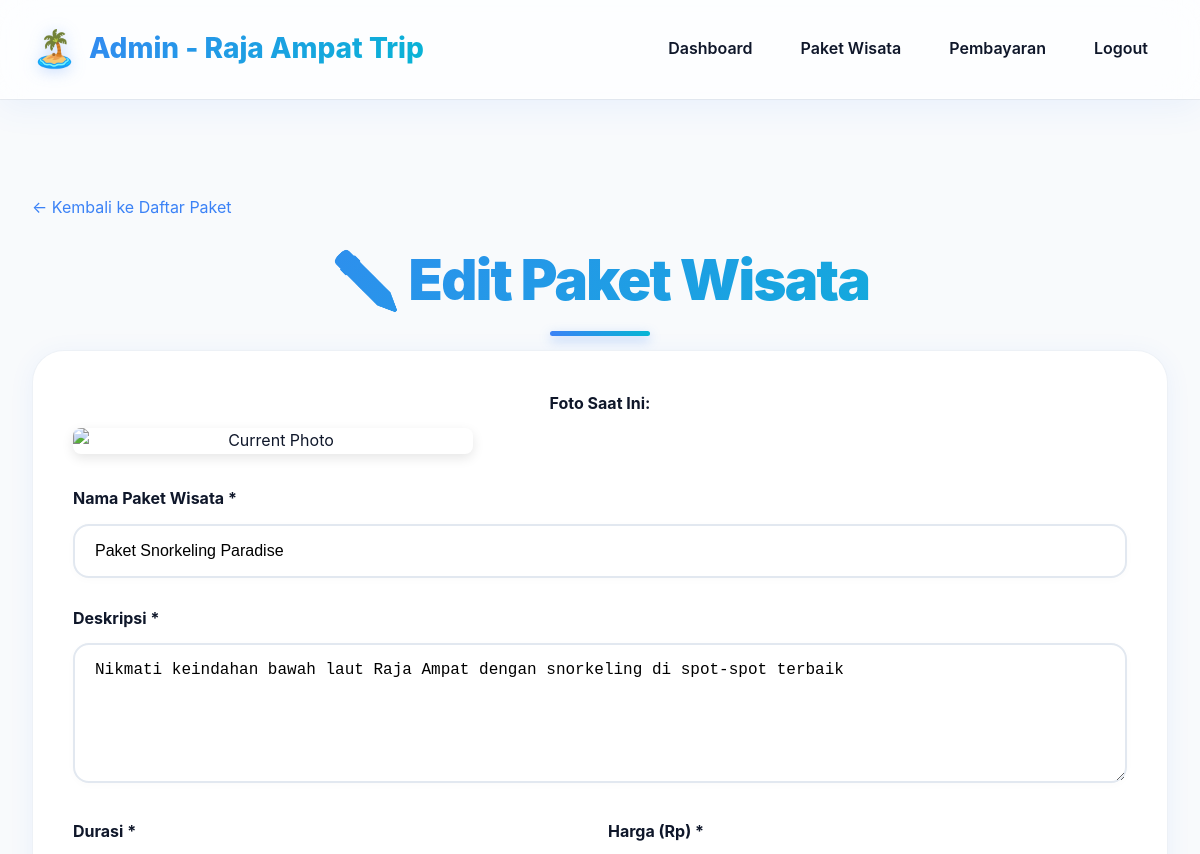
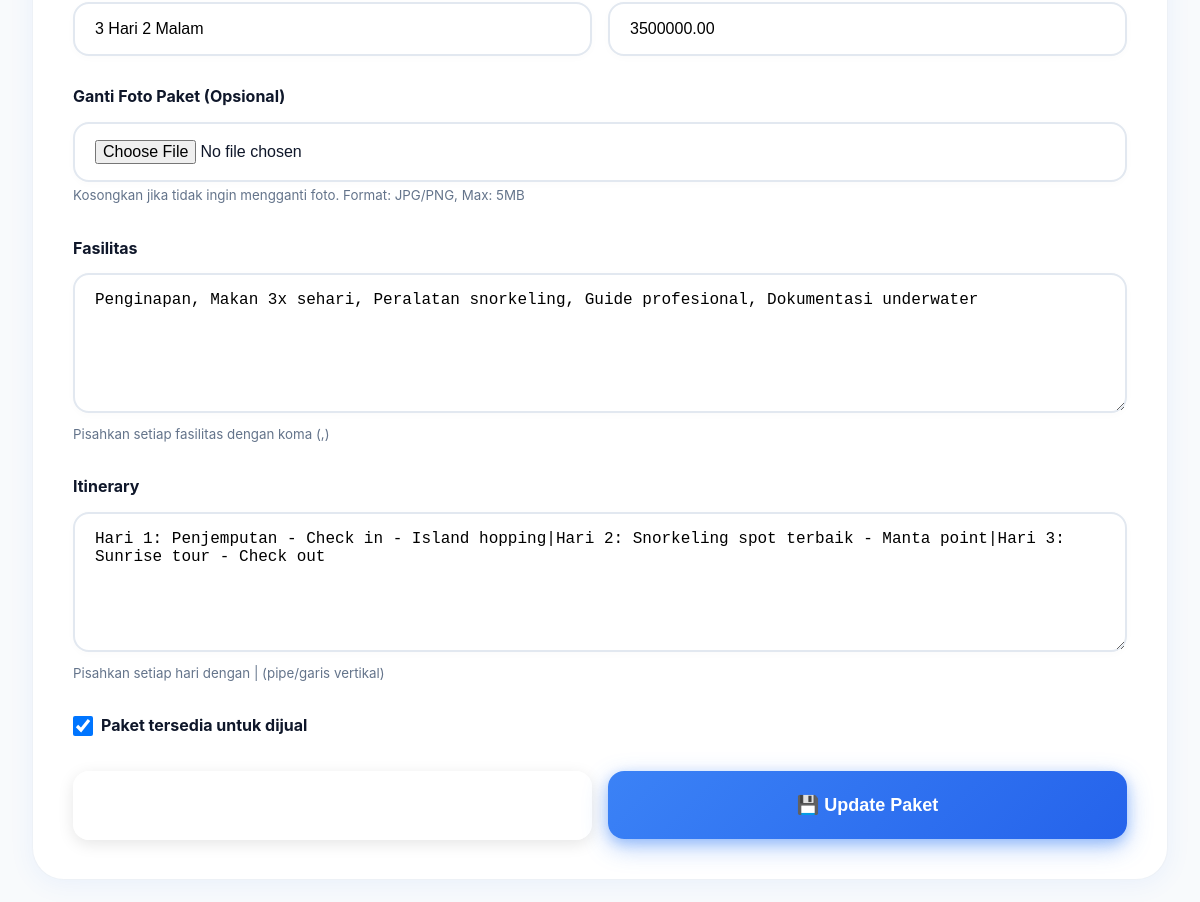
Page /admin/paket-edit.php?id=1 (signed in, upper part) on the earlier database version (2 pictures, top to bottom).
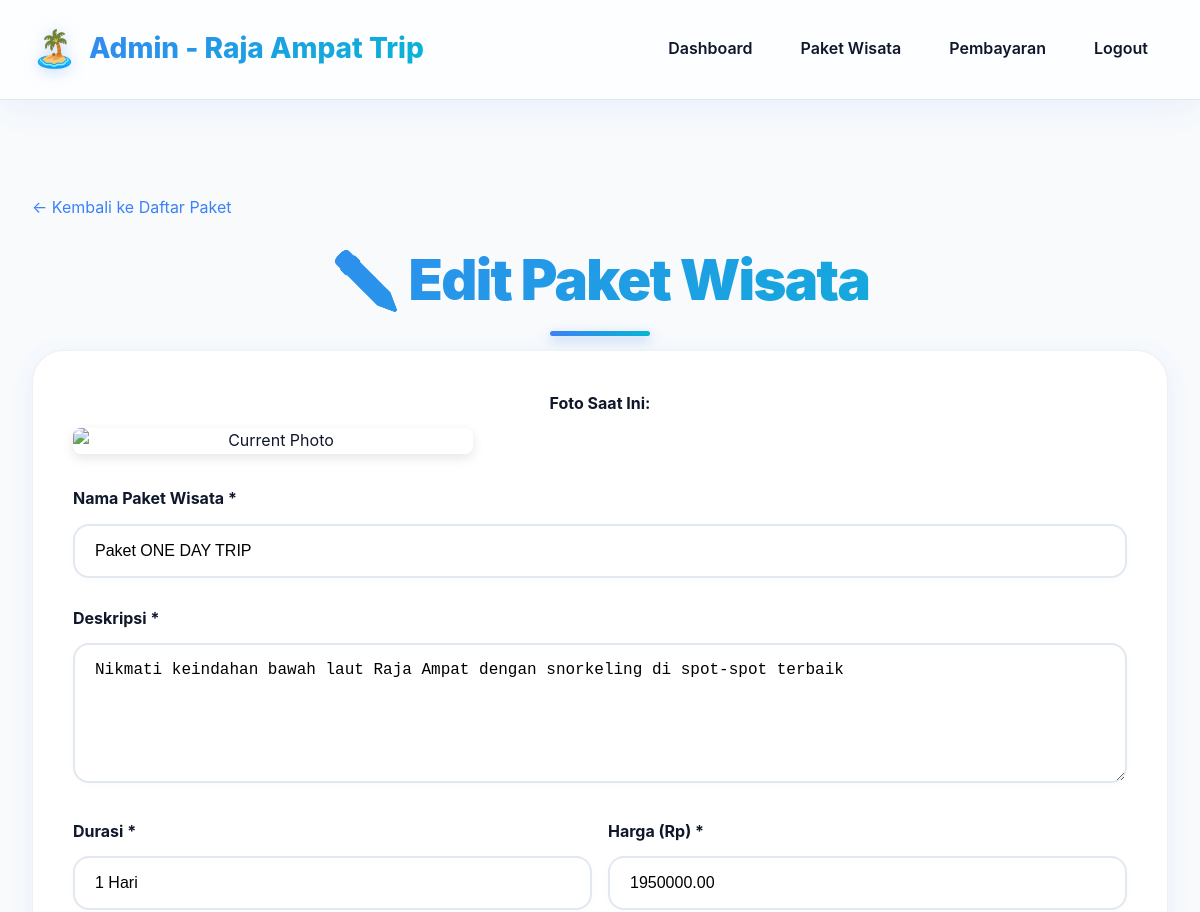
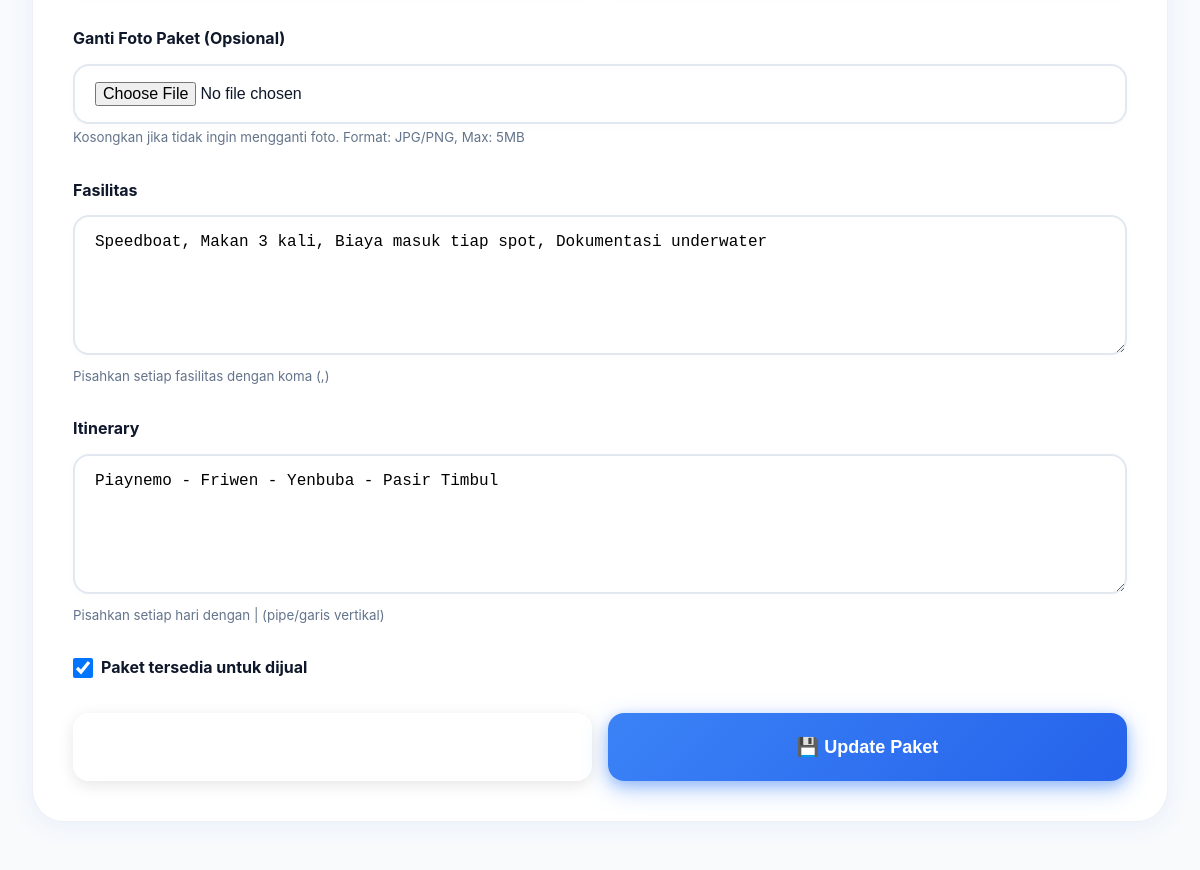
Same page on the later database version (2 pictures, top to bottom).
### tables this page shows
CREATE TABLE IF NOT EXISTS paket_wisata (
    id INT AUTO_INCREMENT PRIMARY KEY,
    nama_paket VARCHAR(200) NOT NULL,
    deskripsi TEXT,
    durasi VARCHAR(50),
    harga DECIMAL(12,2) NOT NULL,
    foto VARCHAR(255),
    fasilitas TEXT,
    itinerary TEXT,
    tersedia BOOLEAN DEFAULT 1,
    created_at TIMESTAMP DEFAULT CURRENT_TIMESTAMP,
    updated_at TIMESTAMP DEFAULT CURRENT_TIMESTAMP ON UPDATE CURRENT_TIMESTAMP
);

### admin/paket-edit.php (the view, shortened to what the changed rows need)
<?php
require_once '../includes/config.php';
$id = $_GET['id'] ?? 0;
$stmt = $pdo->prepare("SELECT * FROM paket_wisata WHERE id = ?");
$stmt->execute([$id]);
$package = $stmt->fetch();
?>
<!DOCTYPE html>
<html lang="id">
<head>
    <link rel="stylesheet" href="../public/assets/css/style.css">
</head>
<body>
    <section class="section">
        <div class="container">
            <h2 class="section-title">✏️ Edit Paket Wisata</h2>
            <div class="detail-info">
                <form method="POST" enctype="multipart/form-data">
                    <div class="form-group">
                        <label class="form-label">Nama Paket Wisata *</label>
                        <input type="text" name="nama_paket" class="form-control"
                               placeholder="Contoh: Paket Snorkeling Paradise" required
                               value="<?= htmlspecialchars($_POST['nama_paket'] ?? $package['nama_paket']) ?>">
                    </div>
                    <div class="form-group">
                        <label class="form-label">Deskripsi *</label>
                        <textarea name="deskripsi" class="form-control" required
                                  placeholder="Jelaskan tentang paket wisata ini..."><?= htmlspecialchars($_POST['deskripsi'] ?? $package['deskripsi']) ?></textarea>
                    </div>
                    <div style="display: grid; grid-template-columns: 1fr 1fr; gap: 1rem;">
                        <div class="form-group">
                            <label class="form-label">Durasi *</label>
                            <input type="text" name="durasi" class="form-control"
                                   placeholder="Contoh: 3 Hari 2 Malam" required
                                   value="<?= htmlspecialchars($_POST['durasi'] ?? $package['durasi']) ?>">
                        </div>
                        <div class="form-group">
                            <label class="form-label">Harga (Rp) *</label>
                            <input type="number" name="harga" class="form-control"
                                   placeholder="Contoh: 3500000" required min="0"
                                   value="<?= htmlspecialchars($_POST['harga'] ?? $package['harga']) ?>">
                        </div>
                    </div>
                    <div class="form-group">
                        <label class="form-label">Fasilitas</label>
                        <textarea name="fasilitas" class="form-control"
                                  placeholder="Pisahkan dengan koma. Contoh: Penginapan, Makan 3x sehari, Peralatan snorkeling"><?= htmlspecialchars($_POST['fasilitas'] ?? $package['fasilitas']) ?></textarea>
                        <small style="color: var(--gray);">Pisahkan setiap fasilitas dengan koma (,)</small>
                    </div>
                    <div class="form-group">
                        <label class="form-label">Itinerary</label>
                        <textarea name="itinerary" class="form-control"
                                  placeholder="Pisahkan dengan | (pipe). Contoh: Hari 1: Check in|Hari 2: Snorkeling"><?= htmlspecialchars($_POST['itinerary'] ?? $package['itinerary']) ?></textarea>
                        <small style="color: var(--gray);">Pisahkan setiap hari dengan | (pipe/garis vertikal)</small>
                    </div>
                    <div class="form-group">
                        <label style="display: flex; align-items: center; gap: 0.5rem; cursor: pointer;">
                            <input type="checkbox" name="tersedia" value="1"
                                   <?= $package['tersedia'] ? 'checked' : '' ?>
                                   style="width: 20px; height: 20px; cursor: pointer;">
                            <span class="form-label" style="margin: 0;">Paket tersedia untuk dijual</span>
                        </label>
                    </div>
                </form>
            </div>
        </div>
    </section>
</body>
</html>

Differences in the rows shown:
changed paket_wisata "Nikmati keindahan bawah laut Raja Ampat dengan snorkeling di spot-spot terbaik": nama_paket "Paket Snorkeling Paradise" → "Paket ONE DAY TRIP"; durasi "3 Hari 2 Malam" → "1 Hari"; harga "3500000.00" → "1950000.00"; fasilitas "Penginapan, Makan 3x sehari, Peralatan snorkeling, Guide profesional, Dokumentasi underwater" → "Speedboat, Makan 3 kali, Biaya masuk tiap spot, Dokumentasi underwater"; itinerary "Hari 1: Penjemputan - Check in - Island hopping|Hari 2: Snorkeling spot terbaik - Manta point|Hari 3: Sunrise tour - Check out" → "Piaynemo - Friwen - Yenbuba - Pasir Timbul"
